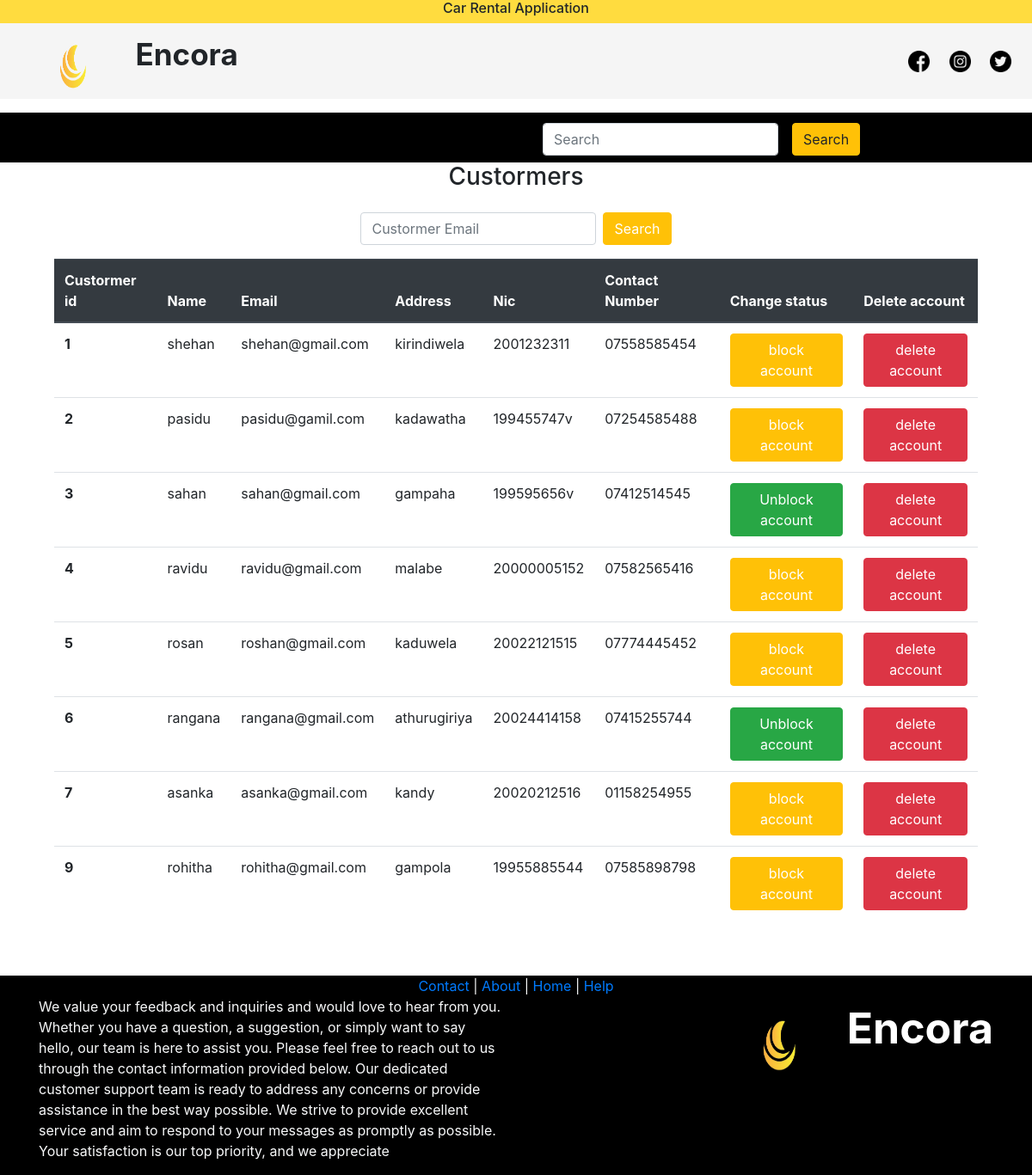
The page /admin/customer.php (signed in) on the database its author committed.
### tables this page shows
CREATE TABLE `customer` (
  `id` int NOT NULL AUTO_INCREMENT,
  `email` varchar(100) NOT NULL,
  `name` varchar(45) DEFAULT NULL,
  `dob` date DEFAULT NULL,
  `address` varchar(180) DEFAULT NULL,
  `nic_number` varchar(12) DEFAULT NULL,
  `contact_number` varchar(12) DEFAULT NULL,
  `password` varchar(40) NOT NULL,
  `status` int DEFAULT NULL,
  PRIMARY KEY (`id`)
);

### db/database.php (called while the page is built, shortened)
<?php
 class Database{
    private static $connection;
    private static function setupconnection(){
        Database::$connection=new mysqli("localhost","root","","ecr","3306");
    }
    public static function search($q){
        $Resultset=Database::$connection->query($q);
        return $Resultset;
    }
    }
?>

### admin/adminModel.php (called while the page is built, shortened)
<?php
require_once "../db/database.php";
class AdminModel
{
   function getCustomers()
   {
      return Database::search("SELECT * FROM customer WHERE status='0' OR status='1';");
   }
}

### admin/customer.php (the view, shortened to what this page needs)
<?php
require_once "adminModel.php";
$adminModel = new AdminModel();
$customerRs = $adminModel->getCustomers();
?>
<!DOCTYPE html>
<html lang="en">
<head>
  <link rel="stylesheet" href="https://stackpath.bootstrapcdn.com/bootstrap/4.5.2/css/bootstrap.min.css">
  <link rel="stylesheet" href="..\public\css\customer.css">
</head>
<body>
  <!DOCTYPE html>
  <html>
  <head>
    <link rel="stylesheet" href="https://maxcdn.bootstrapcdn.com/bootstrap/4.5.2/css/bootstrap.min.css">
  </head>
  <body>
    <?php require_once "../public/includes/header.php" ?>
    <div class="text-center">
      <b>
        <h3>Custormers</h3>
      </b>
    </div>
    <form class="form-inline  my-2 my-lg-0 justify-content-center">
      <input class="form-control mr-sm-2 mt-3" type="search" placeholder="Custormer Email" aria-label="Search">
      <button class="btn btn-warning text-white mt-3" type="submit">Search</button>
    </form>
    <div class="col-12 mt-3">
      <div class="row">
        <div class="col-12">
          <div class="row px-5">
            <div class="col-12">
              <table class="table ">
                <thead class="thead-dark">
                  <tr>
                    <th scope="col">Custormer id</th>
                    <th scope="col">Name</th>
                    <th scope="col">Email</th>
                    <th scope="col">Address</th>
                    <th scope="col">Nic</th>
                    <th scope="col">Contact Number</th>
                    <th scope="col">Change status</th>
                    <th scope="col">Delete account</th>
                  </tr>
                </thead>
                <tbody>
                  <?php
                  if ($customerRs->num_rows > 0) {
                    $rows = mysqli_fetch_all($customerRs, MYSQLI_ASSOC);
                    foreach ($rows as $row) {
                  ?>
                      <form action="" method="POST">
                        <tr>
                          <th scope="row"><?php echo $row["id"] ?></th>
                          <td><?php echo $row["name"] ?></td>
                          <td><?php echo $row["email"] ?></td>
                          <td><?php echo $row["address"] ?></td>
                          <td><?php echo $row["nic_number"] ?></td>
                          <td><?php echo $row["contact_number"] ?></td>
                          <td>
                            <?php
                            if ($row["status"] == 1) {
                            ?>
                              <button value="<?php echo $row["id"] ?>" name="unblock_customer" class="btn btn-success text-white">Unblock account</button>
                            <?php
                            } else if ($row["status"] == 0) {
                            ?>
                              <button value="<?php echo $row["id"] ?>" name="block_customer" class="btn btn-warning text-white">block account</button>
                            <?php
                            }
                            ?>
                          </td>
                          <td><button value="<?php echo $row["id"] ?>" name="delete_user" class="btn btn-danger text-white">delete account</button></td>
                        </tr>
                      </form>
                  <?php
                    }
                  } else {
                  }
                  ?>
                </tbody>
              </table>
            </div>
          </div>
        </div>
      </div>
    </div>
    <?php require_once "../public/includes/footer.php" ?>
  </body>
  </html>

### public/includes/header.php (shortened to what this page needs)
<header class="container-fluid">
  <div class="row">
    <div class="col text-center header-top">
      <h6>Car Rental Application</h6>
    </div>
  </div>
  <div class="row align-items-center header-top-2">
    <div class="col-6">
      <img src="..\public\image\logo\Screenshot__130_-removebg-previewlogo.png" alt="Company Logo" class="logo" width="120" height="70">
      <label class="company-name">Encora</label>
    </div>
    <div class="col-6 text-right">
      <img src="..\public\image\icon\facebook(1).png" alt="Company Logo" class="logo" width="25" height="25">
      <img src="..\public\image\icon\instagram(1).png" alt="Company Logo" class="logo" width="25" height="25">
      <img src="..\public\image\icon\twitter.png" alt="Company Logo" class="logo" width="25" height="25">
    </div>
  </div>
  <nav class="navbar navbar-expand-lg navbar-light ">
  </nav>
  <div class="row header-top-4">
    <div class="col">
      <img src="..\public\image\icon\menu.png" alt="Company Logo" class="logo" width="25" height="25" style="margin-top:16px">
    </div>
    <div class="col text-center">
      <form class="form-inline" style="margin-top:12px">
        <div class="form-group mx-sm-3 mb-2">
          <input type="text" class="form-control" placeholder="Search">
        </div>
        <button type="submit" class="btn btn-warning mb-2">Search</button>
      </form>
    </div>
  </div>
</header>

### public/includes/footer.php
<footer class="footer">
    <div class="footer-row mt-5">
        <div class="container text-center">
            <a href="#">Contact</a> | <a href="#">About</a> | <a href="#">Home</a> | <a href="#">Help</a>
        </div>
    </div>
    <div class=" footer-row">
        <div class="container">
            <div class="row">
                <div class="col-md-6">
                    <p class="footer-text">We value your feedback and inquiries and would love to hear from you. Whether you have a question,
                        a suggestion, or simply want to say hello, our team is here to assist you. Please feel free to reach out to us through
                        the contact information provided below. Our dedicated customer support team is ready to address any concerns or provide
                        assistance in the best way possible. We strive to provide excellent service and aim to respond to your messages as promptly
                        as possible. Your satisfaction is our top priority, and we appreciate
                </div>
                <div class="col-md-6 text-right">
                    <img src="..\public\image\logo\Screenshot__130_-removebg-previewlogo.png" alt="Logo" class="footer-logo" width="150px" height="80px">
                    <label style="color:white;font-size:50px;font-weight:bold;">Encora</label>
                </div>
            </div>
        </div>
    </div>
</footer>

### public/css/customer.css (style rules this page uses)
.header-top { background-color: rgb(255, 220, 63); }
.header-top-2 { background-color: rgb(245, 245, 245); }
.company-name { font-size: 35px; font-weight: bold; }
.logo { margin: 9px; }
.header-top-4 { background-color: rgb(0, 0, 0); }
.footer { background-color: rgb(0, 0, 0); color:#f8f9fa; }

### rows shown on the page
customer: id "1", name "shehan", email "shehan@gmail.com", address "kirindiwela", nic_number "2001232311", contact_number "07558585454"
customer: id "2", name "pasidu", email "pasidu@gamil.com", address "kadawatha", nic_number "199455747v", contact_number "07254585488"
customer: id "3", name "sahan", email "sahan@gmail.com", address "gampaha", nic_number "199595656v", contact_number "07412514545"
customer: id "4", name "ravidu", email "ravidu@gmail.com", address "malabe", nic_number "20000005152", contact_number "07582565416"
customer: id "5", name "rosan", email "roshan@gmail.com", address "kaduwela", nic_number "20022121515", contact_number "07774445452"
customer: id "6", name "rangana", email "rangana@gmail.com", address "athurugiriya", nic_number "20024414158", contact_number "07415255744"
customer: id "7", name "asanka", email "asanka@gmail.com", address "kandy", nic_number "20020212516", contact_number "01158254955"
customer: id "9", name "rohitha", email "rohitha@gmail.com", address "gampola", nic_number "19955885544", contact_number "07585898798"
